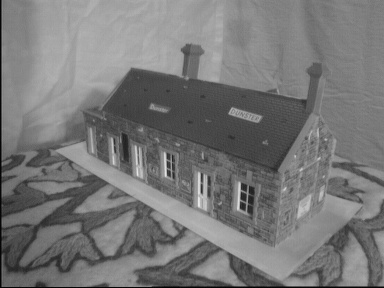
#> input picture cs543/mp3/part2/house1.jpg, 384 x 288 px
$ python part2_ransac.py   (Python 2 division)
#> lines starting #> are read from the running program, lines starting #| are printed output that depends on the picture; long printed decimals are rounded
from PIL import Image
import numpy as np
import matplotlib.pyplot as plt
import math
import cv2

def get_matches():
    img1 = cv2.imread('house1.jpg')
    img1 = cv2.cvtColor(img1, cv2.COLOR_BGR2GRAY)

    img2 = cv2.imread('house2.jpg')
    img2 = cv2.cvtColor(img2, cv2.COLOR_BGR2GRAY)

    sift1 = cv2.xfeatures2d.SIFT_create()
    kp1 = sift1.detect(img1)
    kp1, des1 = sift1.compute(img1, kp1)

    sift2 = cv2.xfeatures2d.SIFT_create()
    kp2 = sift2.detect(img2)
    kp2, des2 = sift2.compute(img2, kp2)

    FLANN_INDEX_KDTREE = 0
    index_params = dict(algorithm = FLANN_INDEX_KDTREE, trees = 5)
    search_params = dict(checks = 50)

    flann = cv2.FlannBasedMatcher(index_params, search_params)

    matches = flann.knnMatch(des1, des2,k=2)
    good = []
    for m,n in matches:
        if m.distance < 0.50*n.distance:
            good.append(m)

    src_pts = np.float32([ kp1[m.queryIdx].pt for m in good ]).reshape(-1,1,2)
    dst_pts = np.float32([ kp2[m.trainIdx].pt for m in good ]).reshape(-1,1,2)
    src_pts = np.reshape(src_pts, (src_pts.shape[0], src_pts.shape[2]))
    dst_pts = np.reshape(dst_pts, (dst_pts.shape[0], dst_pts.shape[2]))
    matches = np.hstack((src_pts, dst_pts))
    print "inliers: ", matches.shape[0]
    return matches

def shape( column ):
    mu = np.mean(column)
    column = np.subtract(column, mu) # center data around 0
    absolute_max = max(np.absolute(column))
    column = np.divide(column, absolute_max) # scale between -1 and 1
    column = np.multiply(column, math.sqrt(2.0) )
    return column

def fit_fundamental( matches ):
    x = []
    xp = []
    for i in range(len(matches)):
        row = matches[i]
        x.append([row[0], row[1], 1])
        xp.append([row[2], row[3], 1])

    x = np.asarray(x)
    xp = np.asarray(xp)

    u = shape(x[:, 0])
    up = shape(xp[:, 0])
    v = shape(x[:, 1])
    vp = shape(xp[:, 1])


    x_new = np.hstack((np.reshape(u, (u.shape[0], 1)), np.reshape(v, (v.shape[0], 1))))
    x_new = np.hstack((x_new, np.ones((u.shape[0], 1))))
    xp_new = np.hstack((np.reshape(up, (up.shape[0], 1)), np.reshape(vp, (vp.shape[0], 1))))
    xp_new = np.hstack((xp_new, np.ones((up.shape[0], 1)))) # change to homogenous coords

    T = np.linalg.lstsq(x, x_new)[0]
    Tp_transpose = np.transpose(np.linalg.lstsq(xp, xp_new)[0])

    a = np.transpose(np.asarray([np.multiply(up,u), np.multiply(up,v), up, np.multiply(vp, u), np.multiply(vp, v), vp, u, v, np.ones(u.shape)]))
    b = np.zeros((matches.shape[0], 1))
    F = np.linalg.lstsq(a, b, rcond=-1)[3]
    F = np.reshape(np.asarray(F), (3,3))
    U, s, V = np.linalg.svd(F)
    s = np.asarray([[s[0], 0, 0],[0,s[1],0],[0,0,0]]) # set rank 2 s matrix
    F_rank_2 =  np.dot(np.dot(U, s), V)
    F_rank_2 = np.dot(np.dot(Tp_transpose, F_rank_2), T)
    return F_rank_2

##**************************************************
## load images and match files for the first example
##**************************************************

I1 = Image.open('house1.jpg');
#> I1 is the input picture: PIL image 384x288 RGB; min 0, max 232, mean 119.2
I2 = Image.open('house2.jpg');
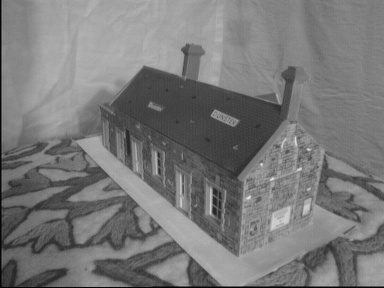
#> input picture cs543/mp3/part2/house2.jpg, 384 x 288 px
#> I2 is the input picture: PIL image 384x288 RGB; min 0, max 229, mean 120.7
matches = get_matches(); # TODO: get matches via sift instead
#> in get_matches, `kp1 = sift1.detect(img1)`: kp1 = 585 keypoints; strongest (x, y, size): (202, 191, 2), (242, 206, 3.8), (243, 196, 3.9), (243, 187, 3.9)
#> in get_matches, `kp2 = sift2.detect(img2)`: kp2 = 595 keypoints; strongest (x, y, size): (308, 149, 2.1), (300, 169, 2.2), (214, 211, 3.3), (210, 212, 2.2)
#> in get_matches, `matches = flann.knnMatch(des1, des2,k=2)`: matches = 585 matches
#> after the loop in get_matches, `for m,n in matches:`: good = 49 matches
#> in get_matches, `src_pts = np.float32([ kp1[m.queryIdx].pt for m in good ]).reshape(-1,..`: src_pts = 49 rows, first 8: [17.46, 225.5], [34.81, 166], [46.36, 221.7], [48.75, 197.8], [48.75, 197.8], [48.82, 236.4], [50.85, 123.9], [57.78, 258.2]
#> in get_matches, `dst_pts = np.float32([ kp2[m.trainIdx].pt for m in good ]).reshape(-1,..`: dst_pts = 49 rows, first 8: [15.1, 206.6], [51.49, 154.1], [39, 206.4], [51.81, 184], [51.81, 184], [38.1, 218.3], [54.55, 121.4], [34.35, 240.2]
#> in get_matches, `src_pts = np.reshape(src_pts, (src_pts.shape[0], src_pts.shape[2]))`: src_pts = 49 pairs, first value 17.46 to 362, second value 63.37 to 271.1
#> in get_matches, `dst_pts = np.reshape(dst_pts, (dst_pts.shape[0], dst_pts.shape[2]))`: dst_pts = 49 pairs, first value 15.1 to 371.1, second value 63.44 to 270.1
#> in get_matches, `matches = np.hstack((src_pts, dst_pts))`: matches = 49 rows, first 6: [17.46, 225.5, 15.1, 206.6], [34.81, 166, 51.49, 154.1], [46.36, 221.7, 39, 206.4], [48.75, 197.8, 51.81, 184], [48.75, 197.8, 51.81, 184], [48.82, 236.4, 38.1, 218.3]
#| inliers:  49

# this is a N x 4 file where the first two numbers of each row
# are coordinates of corners in the first image and the last two
# are coordinates of corresponding corners in the second image:
# matches(i,1:2) is a point in the first image
# matches(i,3:4) is a corresponding point in the second image

N = len(matches)
#> N = 49

##**************************************************
## display two images side-by-side with matches
## this code is to help you visualize the matches, you don't need
## to use it to produce the results for the assignment
##**************************************************

I3 = np.zeros((I1.size[1],I1.size[0]*2,3) )
I3[:,:I1.size[0],:] = I1;
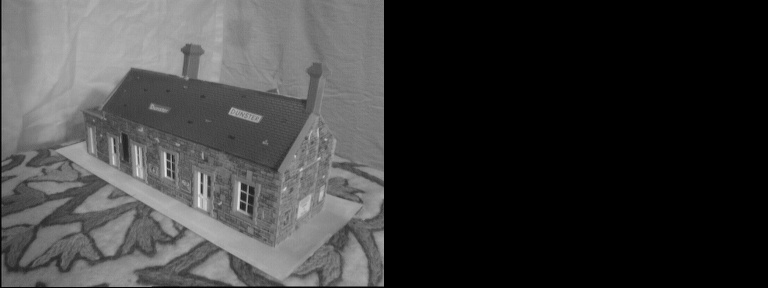
#> I3: shape (288, 768, 3) float64; min 0, max 232, mean 59.6
I3[:,I1.size[0]:,:] = I2;
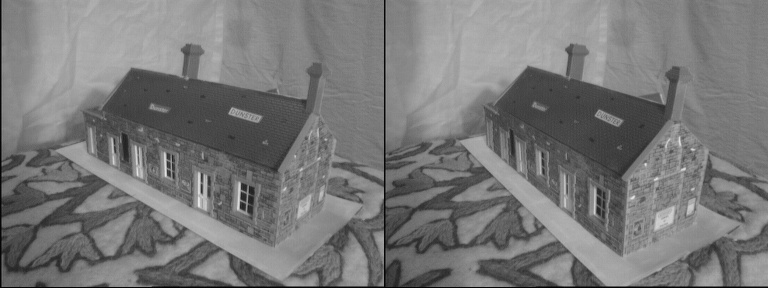
#> I3: shape (288, 768, 3) float64; min 0, max 232, mean 120
fig, ax = plt.subplots()
ax.set_aspect('equal')
ax.imshow(np.array(I3).astype(float))
ax.plot(matches[:,0],matches[:,1],  '+r')
ax.plot( matches[:,2]+I1.size[0],matches[:,3], '+r')
ax.plot([matches[:,0], matches[:,2]+I1.size[0]],[matches[:,1], matches[:,3]], 'r')
plt.show()
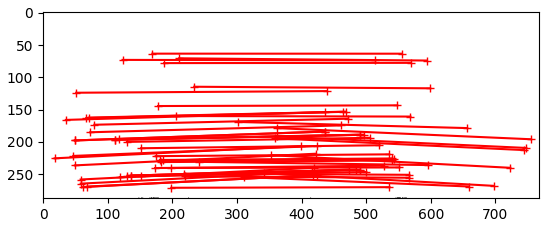
#> figure drawn by matplotlib, 1 panel

##
## display second image with epipolar lines reprojected
## from the first image
##

# first, fit fundamental matrix to the matches
F = fit_fundamental(matches); # this is a function that you should write
#> the loop in fit_fundamental, `for i in range(len(matches)):` made 49 passes
#> row on passes 1 to 12: [17.46, 225.5, 15.1, 206.6], [34.81, 166, 51.49, 154.1], [46.36, 221.7, 39, 206.4], [48.75, 197.8, 51.81, 184], [48.75, 197.8, 51.81, 184], [48.82, 236.4, 38.1, 218.3], [50.85, 123.9, 54.55, 121.4], [57.78, 258.2, 34.35, 240.2], [57.93, 264.6, 32.75, 246.3], [61.01, 270, 34.21, 251.4], [66.52, 163, 80.51, 153.5], [68.17, 269.2, 39.37, 251.5]
#> after the loop in fit_fundamental, `for i in range(len(matches)):`: x = 49 items, first 6: [17.46, 225.5, 1], [34.81, 166, 1], [46.36, 221.7, 1], [48.75, 197.8, 1], [48.75, 197.8, 1], [48.82, 236.4, 1]; xp = 49 items, first 6: [15.1, 206.6, 1], [51.49, 154.1, 1], [39, 206.4, 1], [51.81, 184, 1], [51.81, 184, 1], [38.1, 218.3, 1]
#> in fit_fundamental, `x = np.asarray(x)`: x = 49 rows, first 8: [17.46, 225.5, 1], [34.81, 166, 1], [46.36, 221.7, 1], [48.75, 197.8, 1], [48.75, 197.8, 1], [48.82, 236.4, 1], [50.85, 123.9, 1], [57.78, 258.2, 1]
#> in fit_fundamental, `xp = np.asarray(xp)`: xp = 49 rows, first 8: [15.1, 206.6, 1], [51.49, 154.1, 1], [39, 206.4, 1], [51.81, 184, 1], [51.81, 184, 1], [38.1, 218.3, 1], [54.55, 121.4, 1], [34.35, 240.2, 1]
#> in fit_fundamental, `T = np.linalg.lstsq(x, x_new)[0]`: T = [[0.00696, -4.27e-18, 6.47e-19], [0, 0.0101, 8.67e-19], [-1.11, -2.06, 1]]
#> in fit_fundamental, `Tp_transpose = np.transpose(np.linalg.lstsq(xp, xp_new)[0])`: Tp_transpose = [[0.00624, 8.67e-19, -0.903], [7.42e-20, 0.0104, -2.07], [1.32e-18, -8.67e-19, 1]]
#> in fit_fundamental, `F_rank_2 = np.dot(np.dot(Tp_transpose, F_rank_2), T)`: F_rank_2 = [[0.0011, 0.00233, -0.00147], [0.0752, 0.141, -0.0696], [-0.0462, -0.0865, 0.0427]]
#> F has the same summary as F_rank_2 in fit_fundamental
M = np.c_[matches[:,0:2], np.ones((N,1))].transpose()
L1 = np.matmul(F, M).transpose() # transform points from
#> L1 = 49 rows, first 8: [0.544, 32.98, -20.27], [0.424, 25.91, -15.92], [0.567, 34.63, -21.28], [0.514, 31.44, -19.32], [0.514, 31.44, -19.32], [0.604, 36.88, -22.66], [0.344, 21.2, -13.03], [0.664, 40.63, -24.97]
# the first image to get epipolar lines in the second image

# find points on epipolar lines L closest to matches(:,3:4)
l = np.sqrt(L1[:,0]**2 + L1[:,1]**2)
#> l = 49 values, max 60.55 at index 44, min 19.43 at index 19, mean 40.43
L = np.divide(L1,np.kron(np.ones((3,1)),l).transpose())# rescale the line
#> L = 49 rows, first 8: [0.0165, 1, -0.614], [0.0164, 1, -0.614], [0.0164, 1, -0.614], [0.0163, 1, -0.614], [0.0163, 1, -0.614], [0.0164, 1, -0.614], [0.0162, 1, -0.614], [0.0164, 1, -0.614]
pt_line_dist = np.multiply(L, np.c_[matches[:,2:4], np.ones((N,1))]).sum(axis = 1)
#> pt_line_dist = 49 values, max 272.8 at index 43, min 65.45 at index 26, mean 201
print np.average(pt_line_dist)
#| 201.000
pt_line_dist2 = np.multiply(L, np.c_[matches[:,0:2], np.ones((N,1))]).sum(axis = 1)
#> pt_line_dist2 = 49 values, max 273.6 at index 35, min 65.35 at index 26, mean 204.6
print np.average(pt_line_dist2)
#| 204.637
closest_pt = matches[:,2:4] - np.multiply(L[:,0:2],np.kron(np.ones((2,1)), pt_line_dist).transpose())
#> closest_pt = 49 pairs, first value 11.7 to 368, second value -5.12 to 0.422

# find endpoints of segment on epipolar line (for display purposes)
pt1 = closest_pt - np.c_[L[:,1], -L[:,0]]*10# offset from the closest point is 10 pixels
#> pt1 = 49 pairs, first value 1.7 to 358, second value -4.96 to 0.586
pt2 = closest_pt + np.c_[L[:,1], -L[:,0]]*10
#> pt2 = 49 pairs, first value 21.7 to 378, second value -5.27 to 0.257

# display points and segments of corresponding epipolar lines
fig, ax = plt.subplots()
ax.set_aspect('equal')
ax.imshow(np.array(I2).astype(float))
ax.plot(matches[:,2],matches[:,3],  '+r')
ax.plot([matches[:,2], closest_pt[:,0]],[matches[:,3], closest_pt[:,1]], 'r')
ax.plot([pt1[:,0], pt2[:,0]],[pt1[:,1], pt2[:,1]], 'g')
plt.show()
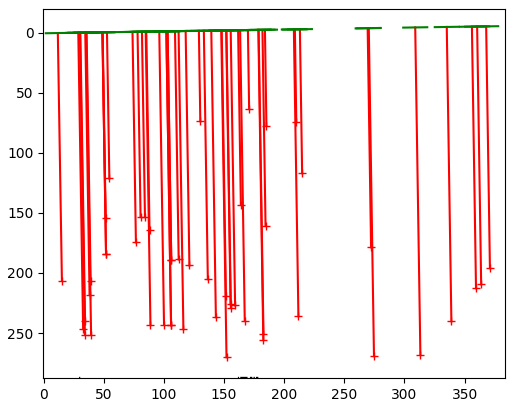
#> figure drawn by matplotlib, 1 panel
